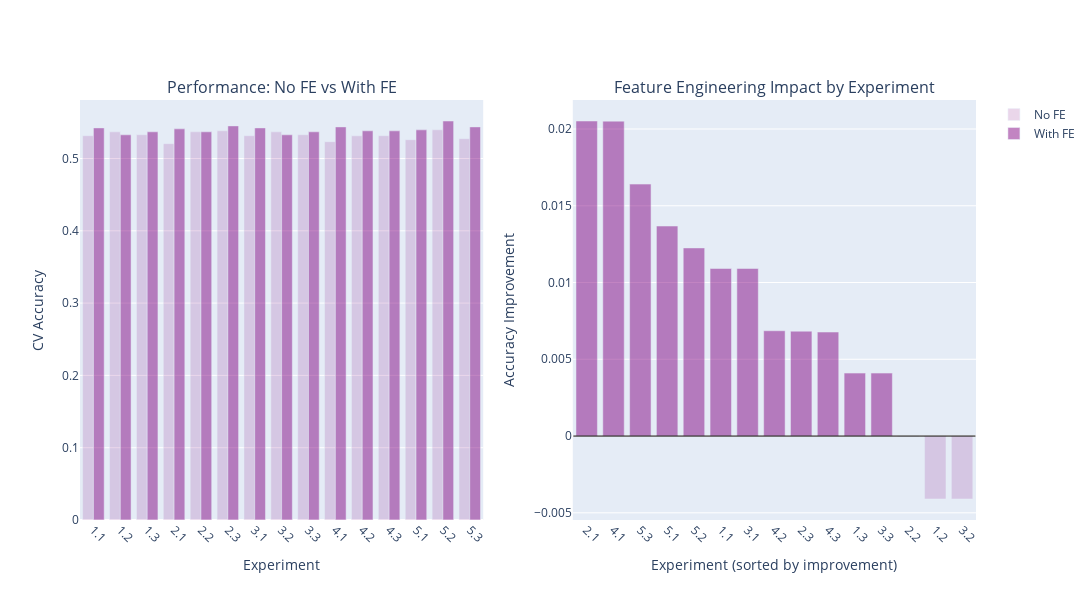

Notebook source saved alongside this figure:
### Code cell
fig_comp = plot_experiment_comparison(comparison, comparison_sorted)
fig_comp.show()

### Figure 1 — Plotly figure (JSON) as saved in the notebook; plotly's stock layout.template omitted (floating-point values rounded to 4 significant figures)
{"data": [{"marker": {"color": "rgba(128, 0, 128, 0.2)"}, "name": "No FE", "opacity": 0.8, "type": "bar", "x": ["1.1", "1.2", "1.3", "2.1", "2.2", "2.3", "3.1", "3.2", "3.3", "4.1", "4.2", "4.3", "5.1", "5.2", "5.3"], "xaxis": "x", "y": [0.5314, 0.5369, 0.5328, 0.5205, 0.5369, 0.5382, 0.5314, 0.5369, 0.5328, 0.5232, 0.5314, 0.5314, 0.5259, 0.5396, 0.5273], "yaxis": "y"}, {"marker": {"color": "rgba(128, 0, 128, 0.6)"}, "name": "With FE", "opacity": 0.8, "type": "bar", "x": ["1.1", "1.2", "1.3", "2.1", "2.2", "2.3", "3.1", "3.2", "3.3", "4.1", "4.2", "4.3", "5.1", "5.2", "5.3"], "xaxis": "x", "y": [0.5423, 0.5328, 0.5369, 0.541, 0.5369, 0.5451, 0.5423, 0.5328, 0.5369, 0.5437, 0.5382, 0.5382, 0.5396, 0.5519, 0.5437], "yaxis": "y"}, {"marker": {"color": ["rgba(128, 0, 128, 0.6)", "rgba(128, 0, 128, 0.6)", "rgba(128, 0, 128, 0.6)", "rgba(128, 0, 128, 0.6)", "rgba(128, 0, 128, 0.6)", "rgba(128, 0, 128, 0.6)", "rgba(128, 0, 128, 0.6)", "rgba(128, 0, 128, 0.6)", "rgba(128, 0, 128, 0.6)", "rgba(128, 0, 128, 0.6)", "rgba(128, 0, 128, 0.6)", "rgba(128, 0, 128, 0.6)", "rgba(128, 0, 128, 0.2)", "rgba(128, 0, 128, 0.2)", "rgba(128, 0, 128, 0.2)"]}, "opacity": 0.8, "showlegend": false, "type": "bar", "x": ["2.1", "4.1", "5.3", "5.1", "5.2", "1.1", "3.1", "4.2", "2.3", "4.3", "1.3", "3.3", "2.2", "1.2", "3.2"], "xaxis": "x2", "y": [0.02052, 0.02051, 0.01641, 0.01368, 0.01225, 0.01091, 0.01091, 0.006859, 0.006831, 0.006775, 0.0041, 0.0041, -9.319e-06, -0.0041, -0.0041], "yaxis": "y2"}], "layout": {"annotations": [{"font": {"size": 16}, "showarrow": false, "text": "Performance: No FE vs With FE", "x": 0.225, "xanchor": "center", "xref": "paper", "y": 1, "yanchor": "bottom", "yref": "paper"}, {"font": {"size": 16}, "showarrow": false, "text": "Feature Engineering Impact by Experiment", "x": 0.775, "xanchor": "center", "xref": "paper", "y": 1, "yanchor": "bottom", "yref": "paper"}], "barmode": "group", "height": 600, "shapes": [{"line": {"color": "black", "width": 1}, "type": "line", "x0": -0.5, "x1": 14.5, "xref": "x2", "y0": 0, "y1": 0, "yref": "y2"}], "showlegend": true, "width": 1400, "xaxis": {"anchor": "y", "domain": [0, 0.45], "tickangle": 45, "title": {"text": "Experiment"}}, "xaxis2": {"anchor": "y2", "domain": [0.55, 1], "tickangle": 45, "title": {"text": "Experiment (sorted by improvement)"}}, "yaxis": {"anchor": "x", "domain": [0, 1], "title": {"text": "CV Accuracy"}}, "yaxis2": {"anchor": "x2", "domain": [0, 1], "title": {"text": "Accuracy Improvement"}}}}
